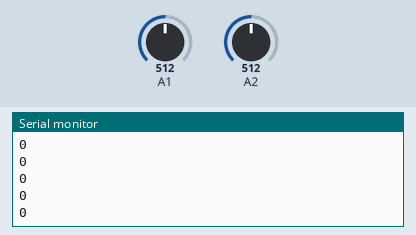
Simulated run of this sketch. Board: Arduino Uno, built with avr-gcc and run on an emulated ATmega328P. On the bench: the last lines printed to the serial monitor. Inputs (shaded band) come from the test bench; at power-on: A1 = 512, A2 = 512.

Above: at 1.2 s.
1.3 s: A1 set to 716
At 1.32 s:
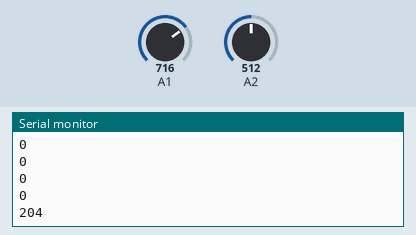
2.8 s: A2 set to 306
At 2.83 s:
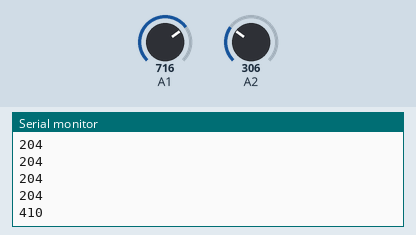
4.3 s: A1 set to 900
At 4.35 s:
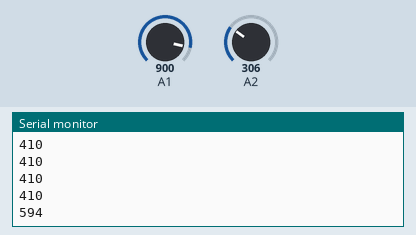
5.8 s: A2 set to 122
At 5.87 s:
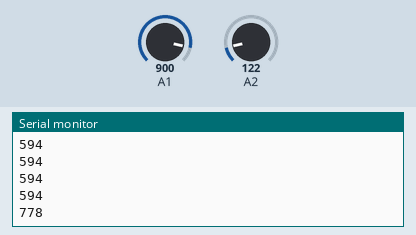
Timing chart, 0 to 8.3 s (numbered marks = the images above; inputs shaded):
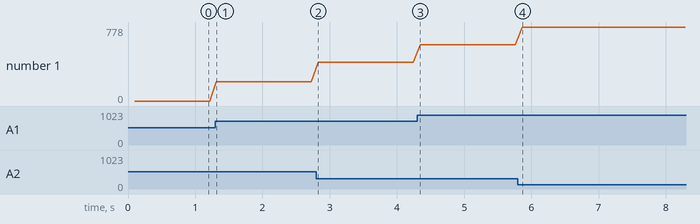

Measured:
- after the input at 1.3 s, the serial monitor: prints a new line at once (image 1)
- after the input at 2.8 s, the serial monitor: prints a new line at once (image 2)
- after the input at 4.3 s, the serial monitor: prints a new line after 0.05 s (image 3)
- after the input at 5.8 s, the serial monitor: prints a new line after 0.06 s (image 4)
- plotted number 1: 0 → 204 after the input at 1.3 s, 204 → 410 after the input at 2.8 s, 410 → 594 after the input at 4.3 s, 594 → 778 after the input at 5.8 s

The sketch:

Photoresistor_Reader.ino
```cpp
long previousMillis = 0;

class Photoresistor
{
	int readPin;

  public:
  Photoresistor(int pin)
  {
	readPin = pin;
	pinMode(readPin, INPUT);
  }

  int Read()
  {
    return analogRead(readPin);
  }
};

Photoresistor left(9);
Photoresistor right(10);

void setup() {
  Serial.begin(9600);
}

void loop() {
  unsigned long currentMillis = millis();

  if(currentMillis - previousMillis > 100) {
    previousMillis = currentMillis;
    int leftVal = left.Read();
    int rightVal = right.Read();
    Serial.println(leftVal - rightVal);
  }
}
```
